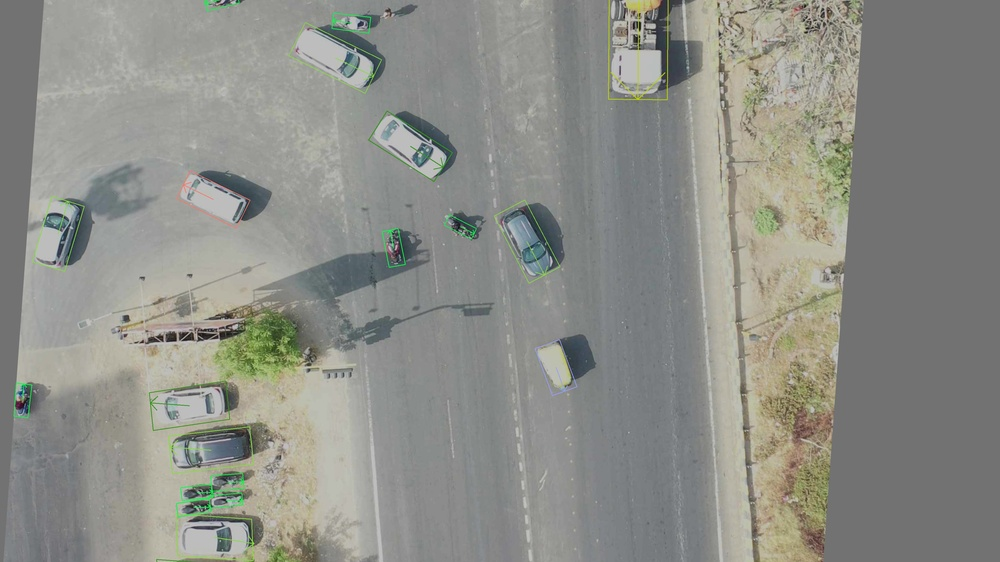
#> input picture HaOBB-Aug/augmented_image.jpg, 1000 x 562 px, shrunk from 3840 x 2160 before the run
$ python -i obb_augmentation.py   (imports and definitions only)
#> lines starting #> are read from the running program, lines starting #| are printed output that depends on the picture
#> further down, picture is the input picture: shape (562, 1000, 3); mean B, G, R 135.8, 142, 141
import cv2
import numpy as np
import random
import os
import argparse

degrees= 180
translate= 0.1
scale= 0.5
hsv_h= 0.0188
hsv_s= 0.704
hsv_v= 0.36

def augment_hsv(im, hgain=0.5, sgain=0.5, vgain=0.5):
    # HSV color-space augmentation
#> called with hgain = 0.5, sgain = 0.5, vgain = 0.5
    if hgain or sgain or vgain:
        r = np.random.uniform(-1, 1, 3) * [hgain, sgain, vgain] + 1  # random gains
        hue, sat, val = cv2.split(cv2.cvtColor(im, cv2.COLOR_BGR2HSV))
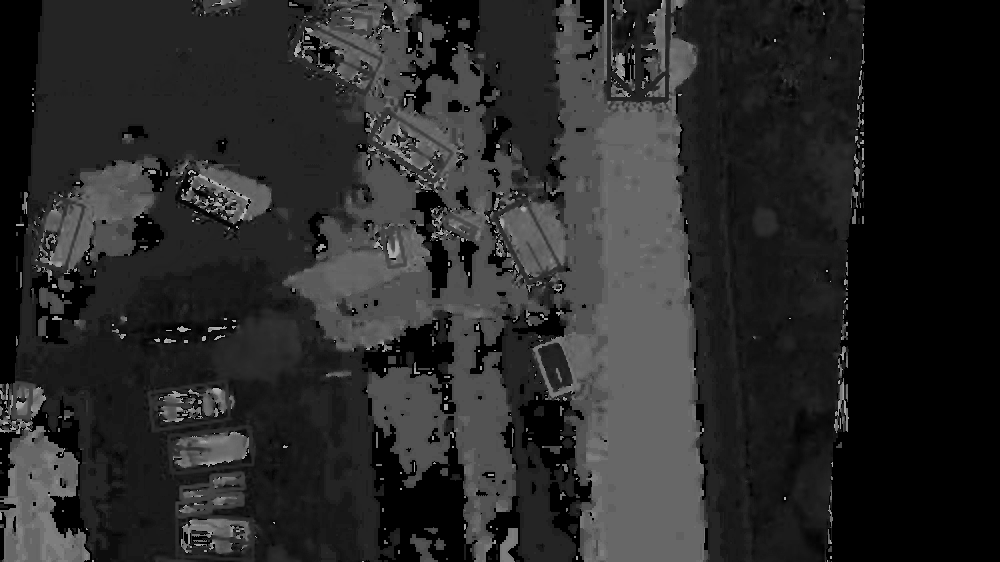
#> hue: shape (562, 1000); min 0, max 179, mean 41.2
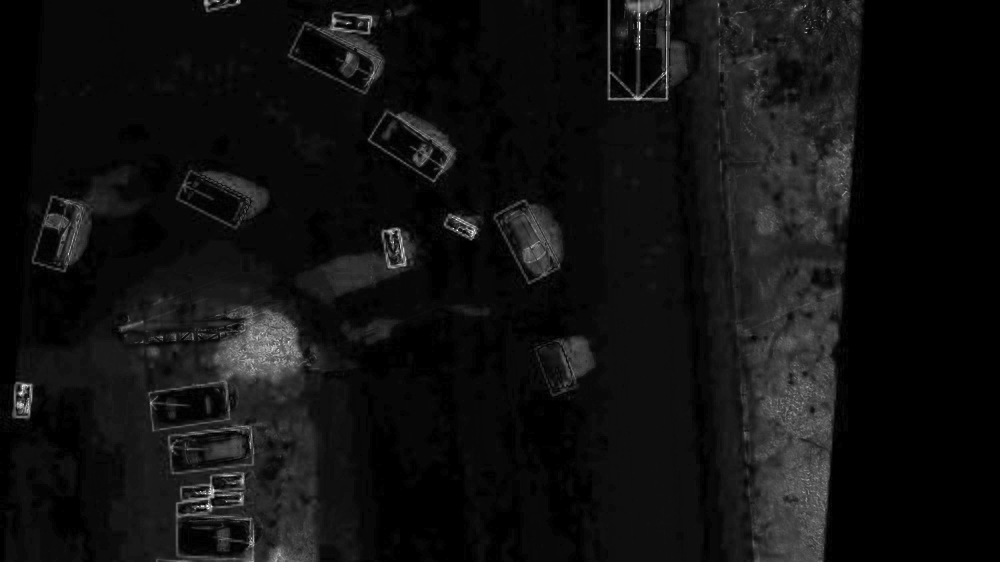
#> sat: shape (562, 1000); min 0, max 255, mean 16.8
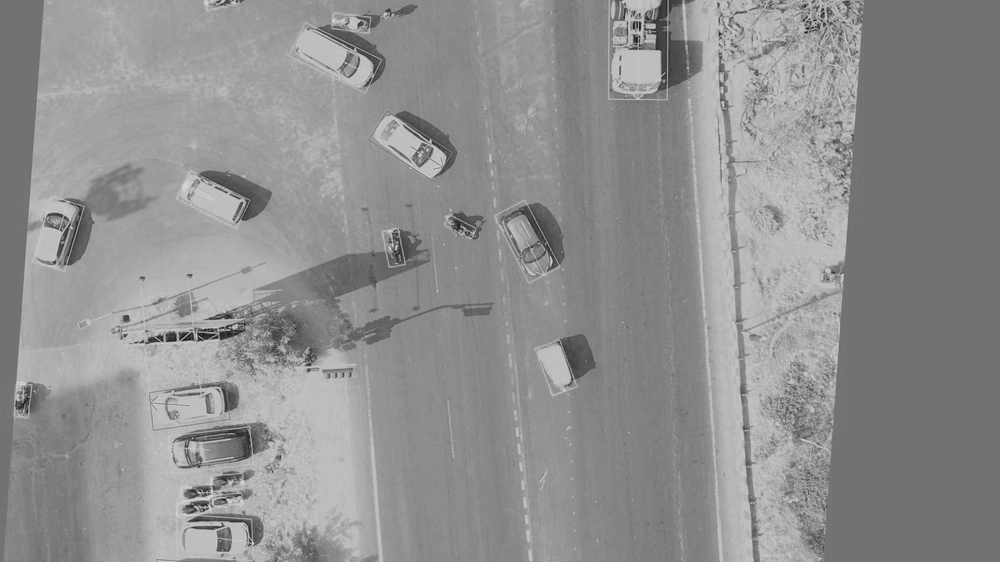
#> val: shape (562, 1000); min 19, max 225, mean 143.9
        dtype = im.dtype  # uint8

        x = np.arange(0, 256, dtype=r.dtype)
        lut_hue = ((x * r[0]) % 180).astype(dtype)
        lut_sat = np.clip(x * r[1], 0, 255).astype(dtype)
#> lut_sat = 256 values from 0 to 255
        lut_val = np.clip(x * r[2], 0, 255).astype(dtype)
#> lut_val = 256 values from 0 to 255

        im_hsv = cv2.merge((cv2.LUT(hue, lut_hue), cv2.LUT(sat, lut_sat), cv2.LUT(val, lut_val)))
#> im_hsv: shape (562, 1000, 3); mean H, S, V 42.6, 20, 158.1
        cv2.cvtColor(im_hsv, cv2.COLOR_HSV2BGR, dst=im)  # no return needed

class Colors:
    # Ultralytics color palette https://ultralytics.com/
    def __init__(self):
        # hex = matplotlib.colors.TABLEAU_COLORS.values()
        hex = ('FF3838', 'FF9D97', 'FF701F', 'FFB21D', 'CFD231', '48F90A', '92CC17', '3DDB86', '1A9334', '00D4BB',
               '2C99A8', '00C2FF', '344593', '6473FF', '0018EC', '8438FF', '520085', 'CB38FF', 'FF95C8', 'FF37C7')
        self.palette = [self.hex2rgb('#' + c) for c in hex]
        self.n = len(self.palette)

    def __call__(self, i, bgr=False):
        c = self.palette[int(i) % self.n]
        return (c[2], c[1], c[0]) if bgr else c

    @staticmethod
    def hex2rgb(h):  # rgb order (PIL)
        return tuple(int(h[1 + i:1 + i + 2], 16) for i in (0, 2, 4))

class_dict = {
    "Auto3WCargo": 0,
    "AutoRicksaw": 1,
    "Bus": 2,
    "Container": 3,
    "Mixer": 4,
    "MotorCycle": 5,
    "PickUp": 6,
    "SUV": 7,
    "Sedan": 8,
    "Tanker": 9,
    "Tipper": 10,
    "Trailer": 11,
    "Truck": 12,
    "Van": 13
}
colors = Colors()  # create instance for 'from utils.plots import colors'

#label format: (number of gts,[cls, x1,y1,x2,y2,x3,y3,x4,y4, θ])
# [152 lines left out: functions read_label, apply_aug, draw_lbl, parse_opt, main, not called in this run]

# [2 lines not run here, left out]

>>> import cv2
>>> picture = cv2.imread('augmented_image.jpg')
>>> result = augment_hsv(picture)
